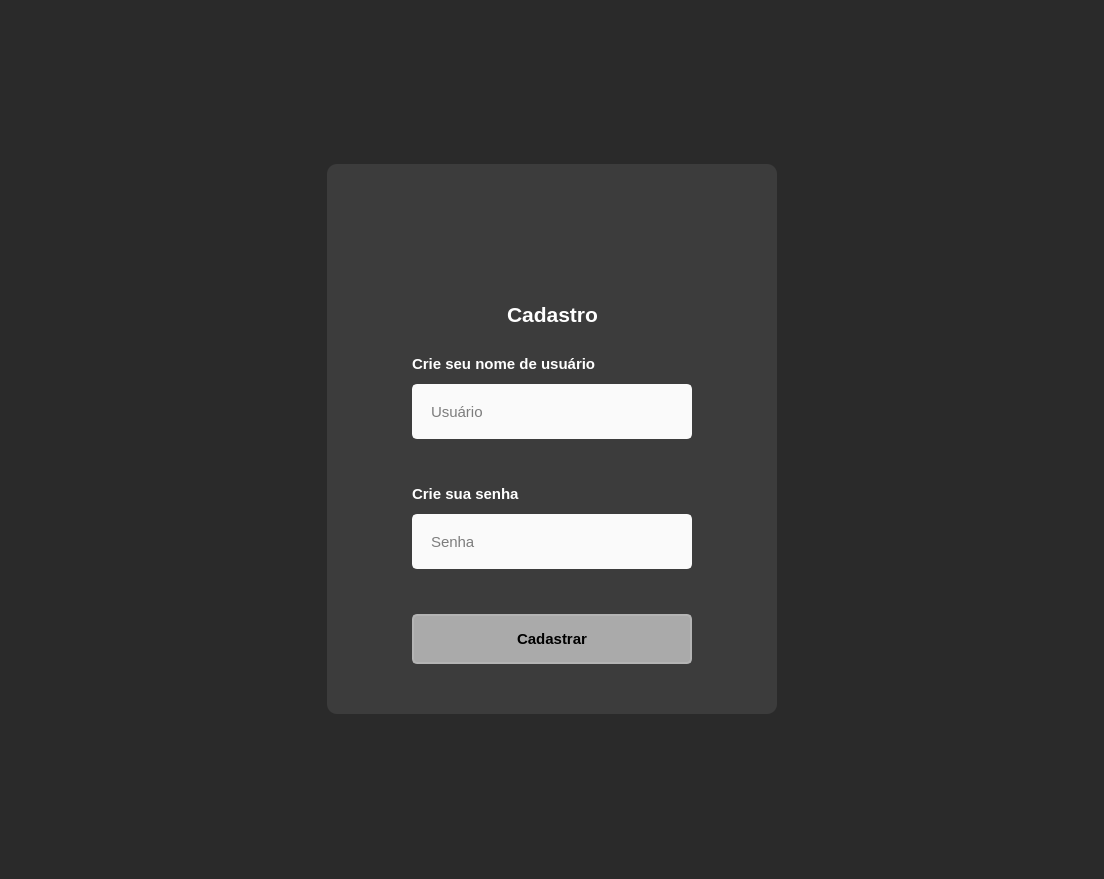
<?xml version="1.0" encoding="UTF-8"?>
<ui version="4.0">
 <class>MainWindow_cadastro</class>
 <widget class="QMainWindow" name="MainWindow_cadastro">
  <property name="geometry">
   <rect>
    <x>0</x>
    <y>0</y>
    <width>1104</width>
    <height>879</height>
   </rect>
  </property>
  <property name="minimumSize">
   <size>
    <width>500</width>
    <height>700</height>
   </size>
  </property>
  <property name="windowTitle">
   <string>Cadastro</string>
  </property>
  <property name="windowIcon">
   <iconset resource="file_rc.qrc">
    <normaloff>:/icone_janela/icone_janela.png</normaloff>:/icone_janela/icone_janela.png</iconset>
  </property>
  <property name="styleSheet">
   <string notr="true">background-color: rgb(42, 42, 42);</string>
  </property>
  <widget class="QWidget" name="centralwidget_cadastro">
   <layout class="QVBoxLayout" name="verticalLayout">
    <property name="spacing">
     <number>0</number>
    </property>
    <property name="leftMargin">
     <number>0</number>
    </property>
    <property name="topMargin">
     <number>0</number>
    </property>
    <property name="rightMargin">
     <number>0</number>
    </property>
    <property name="bottomMargin">
     <number>0</number>
    </property>
    <item>
     <widget class="QFrame" name="frame_top_cadastro">
      <property name="maximumSize">
       <size>
        <width>16777215</width>
        <height>35</height>
       </size>
      </property>
      <property name="styleSheet">
       <string notr="true"/>
      </property>
      <property name="frameShape">
       <enum>QFrame::NoFrame</enum>
      </property>
      <property name="frameShadow">
       <enum>QFrame::Raised</enum>
      </property>
      <layout class="QHBoxLayout" name="horizontalLayout_2">
       <property name="spacing">
        <number>0</number>
       </property>
       <property name="leftMargin">
        <number>0</number>
       </property>
       <property name="topMargin">
        <number>5</number>
       </property>
       <property name="rightMargin">
        <number>0</number>
       </property>
       <property name="bottomMargin">
        <number>0</number>
       </property>
      </layout>
     </widget>
    </item>
    <item>
     <widget class="QFrame" name="conteudo_cadastro">
      <property name="font">
       <font>
        <pointsize>11</pointsize>
       </font>
      </property>
      <property name="styleSheet">
       <string notr="true">background-color: rgb(42, 42, 42);</string>
      </property>
      <property name="frameShape">
       <enum>QFrame::NoFrame</enum>
      </property>
      <property name="frameShadow">
       <enum>QFrame::Raised</enum>
      </property>
      <layout class="QHBoxLayout" name="horizontalLayout">
       <item>
        <widget class="QFrame" name="cadastro_area">
         <property name="maximumSize">
          <size>
           <width>450</width>
           <height>550</height>
          </size>
         </property>
         <property name="styleSheet">
          <string notr="true">background-color: rgb(60, 60, 60);
border-radius: 10px;</string>
         </property>
         <property name="frameShape">
          <enum>QFrame::NoFrame</enum>
         </property>
         <property name="frameShadow">
          <enum>QFrame::Raised</enum>
         </property>
         <widget class="QFrame" name="logo_cadastro">
          <property name="geometry">
           <rect>
            <x>45</x>
            <y>40</y>
            <width>360</width>
            <height>90</height>
           </rect>
          </property>
          <property name="maximumSize">
           <size>
            <width>360</width>
            <height>90</height>
           </size>
          </property>
          <property name="styleSheet">
           <string notr="true">background-image: url(:/logo/logo_360x90_-removebg-preview.png);
background-repeat: no-repeat;
background-position: center;</string>
          </property>
          <property name="frameShape">
           <enum>QFrame::StyledPanel</enum>
          </property>
          <property name="frameShadow">
           <enum>QFrame::Raised</enum>
          </property>
         </widget>
         <widget class="QLineEdit" name="lineEdit_cadastro_usuario">
          <property name="geometry">
           <rect>
            <x>85</x>
            <y>220</y>
            <width>280</width>
            <height>55</height>
           </rect>
          </property>
          <property name="font">
           <font>
            <family>Segoe UI</family>
            <pointsize>11</pointsize>
           </font>
          </property>
          <property name="styleSheet">
           <string notr="true">QLineEdit{
	color: rgb(0, 0, 0);
	border: 2px solid rgb(250,250,250);
	border-radius: 5px;
	padding: 15px;
	background-color: rgb(250, 250, 250);
	color: rgb(0, 0, 0);
}

QLineEdit:hover{
	border: 2px solid rgb(16, 5, 136);
}

QLineEdit:focus{
	border: 2px solid rgb(16, 5, 136);
	color: rgb(0, 0, 0);
}</string>
          </property>
          <property name="frame">
           <bool>true</bool>
          </property>
          <property name="placeholderText">
           <string>Usuário</string>
          </property>
         </widget>
         <widget class="QLineEdit" name="lineEdit_cadastro_senha">
          <property name="geometry">
           <rect>
            <x>85</x>
            <y>350</y>
            <width>280</width>
            <height>55</height>
           </rect>
          </property>
          <property name="font">
           <font>
            <family>Segoe UI</family>
            <pointsize>11</pointsize>
           </font>
          </property>
          <property name="styleSheet">
           <string notr="true">QLineEdit{
	color: rgb(0, 0, 0);
	border: 2px solid rgb(250,250,250);
	border-radius: 5px;
	padding: 15px;
	background-color: rgb(250, 250, 250);
	color: rgb(0, 0, 0);
}

QLineEdit:hover{
	border: 2px solid rgb(16, 5, 136);
}

QLineEdit:focus{
	border: 2px solid rgb(16, 5, 136);
	color: rgb(0, 0, 0);
}</string>
          </property>
          <property name="echoMode">
           <enum>QLineEdit::Password</enum>
          </property>
          <property name="placeholderText">
           <string>Senha</string>
          </property>
         </widget>
         <widget class="QPushButton" name="btn_cadastro_cadastrar">
          <property name="geometry">
           <rect>
            <x>85</x>
            <y>450</y>
            <width>280</width>
            <height>50</height>
           </rect>
          </property>
          <property name="font">
           <font>
            <family>Segoe UI</family>
            <pointsize>11</pointsize>
            <weight>75</weight>
            <bold>true</bold>
           </font>
          </property>
          <property name="styleSheet">
           <string notr="true">QPushButton{
	background-color: rgb(170, 170, 170);
	border: 2px solid rgb(180, 180, 180);
	border-radius: 5px;
}

QPushButton:hover{
	background-color: rgb(180, 180, 180);
	border: 2px solid rgb(190, 190, 190);
}

QPushButton:pressed{
	
	background-color: rgb(16, 5, 136);
	border: 2px solid rgb(16, 5, 136);
	color: rgb(255, 255, 255);
}</string>
          </property>
          <property name="text">
           <string>Cadastrar</string>
          </property>
         </widget>
         <widget class="QLabel" name="label_cadastro_usuario">
          <property name="geometry">
           <rect>
            <x>85</x>
            <y>190</y>
            <width>280</width>
            <height>20</height>
           </rect>
          </property>
          <property name="font">
           <font>
            <family>Segoe UI</family>
            <pointsize>11</pointsize>
            <weight>75</weight>
            <bold>true</bold>
           </font>
          </property>
          <property name="styleSheet">
           <string notr="true">color: rgb(255, 255, 255);</string>
          </property>
          <property name="text">
           <string>Crie seu nome de usuário</string>
          </property>
         </widget>
         <widget class="QLabel" name="label_cadastro_senha">
          <property name="geometry">
           <rect>
            <x>85</x>
            <y>320</y>
            <width>280</width>
            <height>20</height>
           </rect>
          </property>
          <property name="font">
           <font>
            <family>Segoe UI</family>
            <pointsize>11</pointsize>
            <weight>75</weight>
            <bold>true</bold>
           </font>
          </property>
          <property name="styleSheet">
           <string notr="true">color: rgb(255, 255, 255);</string>
          </property>
          <property name="text">
           <string>Crie sua senha</string>
          </property>
         </widget>
         <widget class="QLabel" name="label_cadastro">
          <property name="geometry">
           <rect>
            <x>180</x>
            <y>140</y>
            <width>90</width>
            <height>20</height>
           </rect>
          </property>
          <property name="font">
           <font>
            <family>Segoe UI</family>
            <pointsize>16</pointsize>
            <weight>75</weight>
            <bold>true</bold>
           </font>
          </property>
          <property name="styleSheet">
           <string notr="true">color: rgb(255, 255, 255);</string>
          </property>
          <property name="text">
           <string>Cadastro</string>
          </property>
         </widget>
        </widget>
       </item>
      </layout>
     </widget>
    </item>
    <item>
     <widget class="QFrame" name="frame_bot_cadastro">
      <property name="maximumSize">
       <size>
        <width>16777215</width>
        <height>35</height>
       </size>
      </property>
      <property name="styleSheet">
       <string notr="true"/>
      </property>
      <property name="frameShape">
       <enum>QFrame::NoFrame</enum>
      </property>
      <property name="frameShadow">
       <enum>QFrame::Raised</enum>
      </property>
     </widget>
    </item>
   </layout>
  </widget>
  <widget class="QMenuBar" name="menubar">
   <property name="geometry">
    <rect>
     <x>0</x>
     <y>0</y>
     <width>1104</width>
     <height>21</height>
    </rect>
   </property>
  </widget>
 </widget>
 <resources>
  <include location="file_rc.qrc"/>
 </resources>
 <connections/>
</ui>
